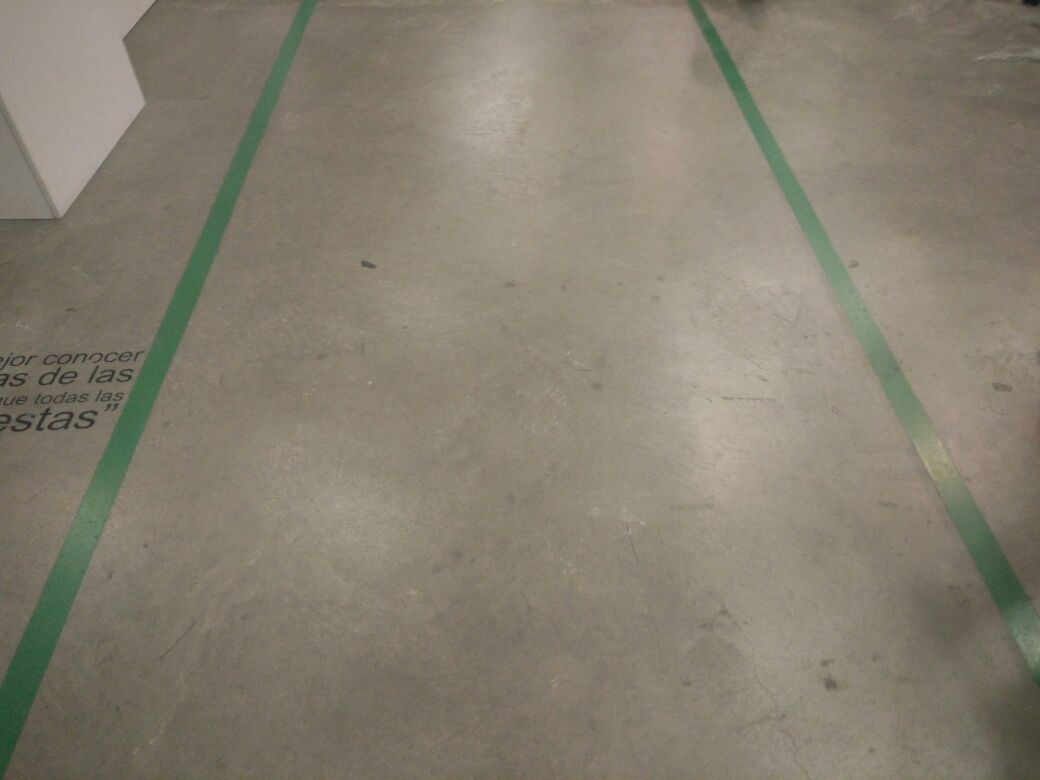
#> input picture 5.jpeg, 1040 x 780 px
$ python find_param_BGR.py
#> lines starting #> are read from the running program, lines starting #| are printed output that depends on the picture; after the words box and inside, x2 and y2 are one past the last pixel; in counts of white or black regions, pixels touching at a corner belong together
import cv2 as cv
import numpy as np

#Load image & create window
img = cv.imread('5.jpeg')
#> img is the input picture: shape (780, 1040, 3); mean B, G, R 111.7, 127.5, 133.6
cv.namedWindow('Parameters')


def nothing(x):
    pass

#On/Off switch for HSV
cv.createTrackbar('switch', 'Parameters',0,1,nothing)
#> slider 'switch' is set to 1

#Create trackbars for lower limits
cv.createTrackbar('B_lower', 'Parameters', 0,255, nothing)
#> slider 'B_lower' is set to 51
cv.createTrackbar('G_lower', 'Parameters', 0, 255, nothing)
#> slider 'G_lower' is set to 51
cv.createTrackbar('R_lower', 'Parameters', 0, 255, nothing)
#> slider 'R_lower' is set to 51

#Create trackbars or upper limits
cv.createTrackbar('B_upper', 'Parameters', 0,255, nothing)
#> slider 'B_upper' is set to 255
cv.createTrackbar('G_upper', 'Parameters', 0, 255, nothing)
#> slider 'G_upper' is set to 255
cv.createTrackbar('R_upper', 'Parameters', 0, 255, nothing)
#> slider 'R_upper' is set to 255

while(1):

    # Get trackbar positions for the five trackbars
    s1 = cv.getTrackbarPos('switch','Parameters')

    lowerBlue = cv.getTrackbarPos('B_lower', 'Parameters')
    lowerGreen = cv.getTrackbarPos('G_lower', 'Parameters')
    lowerRed = cv.getTrackbarPos('R_lower', 'Parameters')

    upperBlue = cv.getTrackbarPos('B_upper', 'Parameters')
    upperGreen = cv.getTrackbarPos('G_upper', 'Parameters')
    upperRed = cv.getTrackbarPos('R_upper', 'Parameters')

    if s1:
        lower = np.array([lowerBlue, lowerGreen, lowerRed], dtype = 'uint8')
        upper = np.array([upperBlue, upperGreen, upperRed], dtype = 'uint8')
        mask = cv.inRange(img, lower, upper)
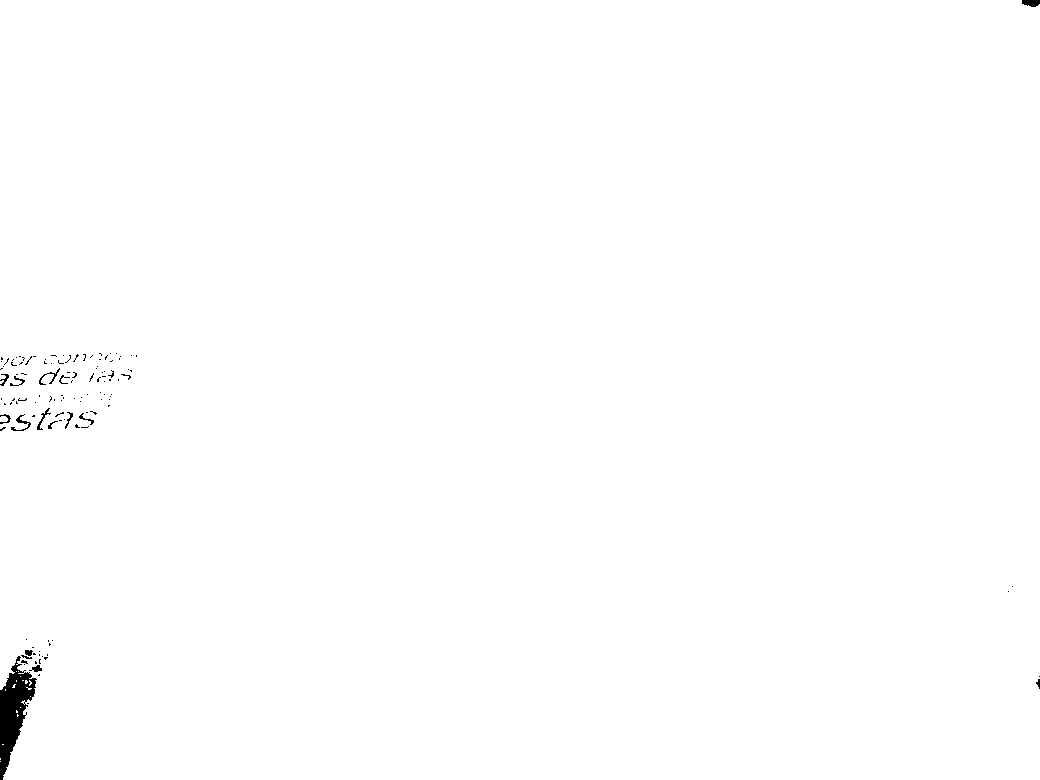
#> mask: shape (780, 1040); 99.6% white; 121 black regions (105 under 20 px), largest, box (x1, y1, x2, y2) and area: (0, 656, 37, 780) 2107, (1022, 0, 1040, 7) 102, (11, 414, 31, 431) 89
        out = cv.bitwise_and(img, img, mask=mask)
        cv.imshow('Parameters2', out)
        cv.imshow('Original', img)

    else:
        cv.imshow('Parameters', img)

    k = cv.waitKey(1) & 0xFF
#> (key Esc is pressed here)
    if k == 27:
        break


$ run again, with 1.jpeg copied over 5.jpeg
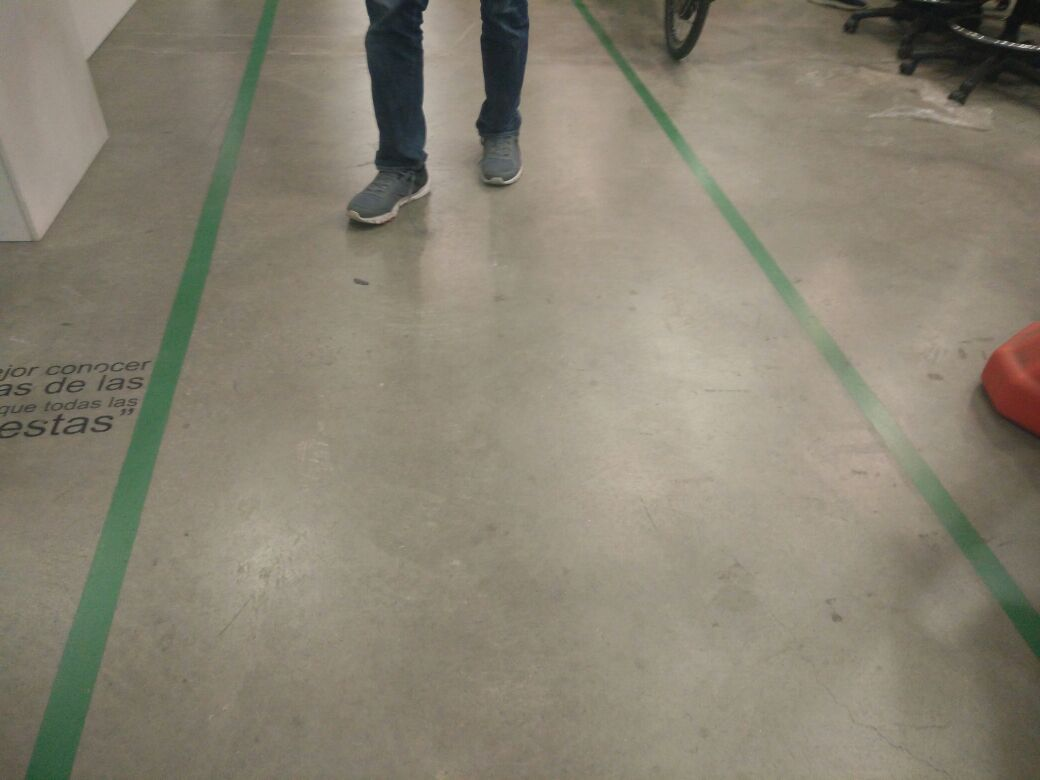
#> input picture 1.jpeg, 1040 x 780 px
#> img is the input picture: shape (780, 1040, 3); mean B, G, R 114.1, 130.1, 136
#> `mask = cv.inRange(img, lower, upper)`:
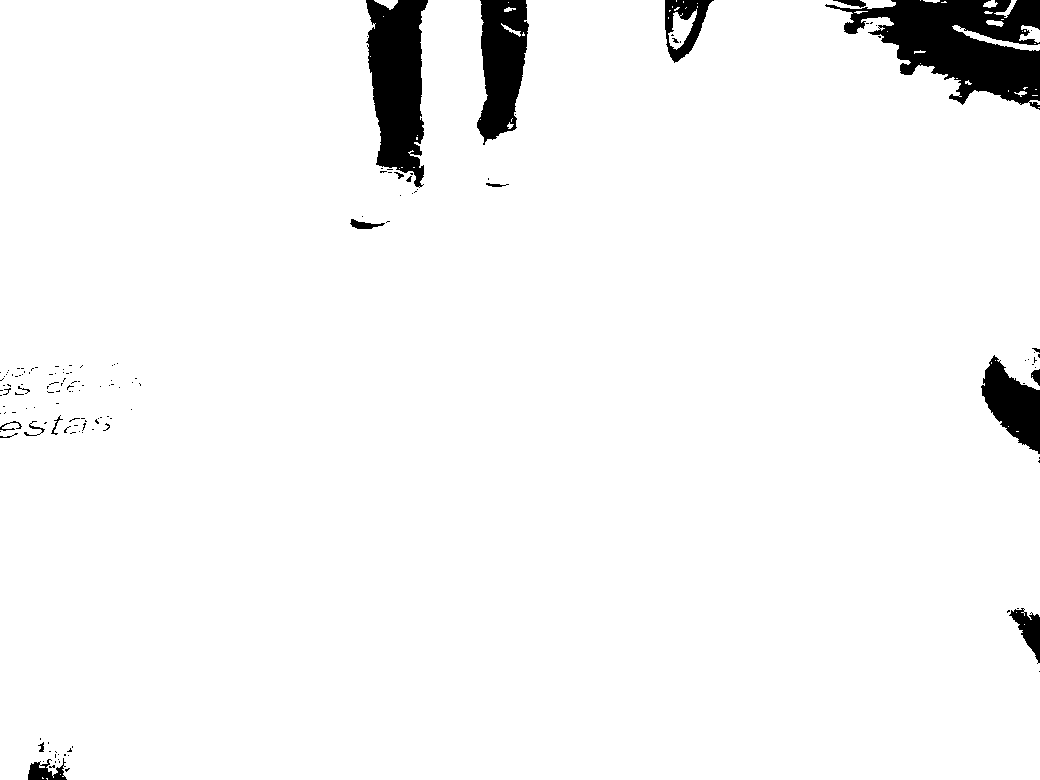
#> mask: shape (780, 1040); 96% white; 153 black regions (133 under 20 px), largest, box (x1, y1, x2, y2) and area: (825, 0, 1040, 110) 12362, (366, 0, 428, 188) 8126, (477, 0, 529, 145) 5252
#> `out = cv.bitwise_and(img, img, mask=mask)`:
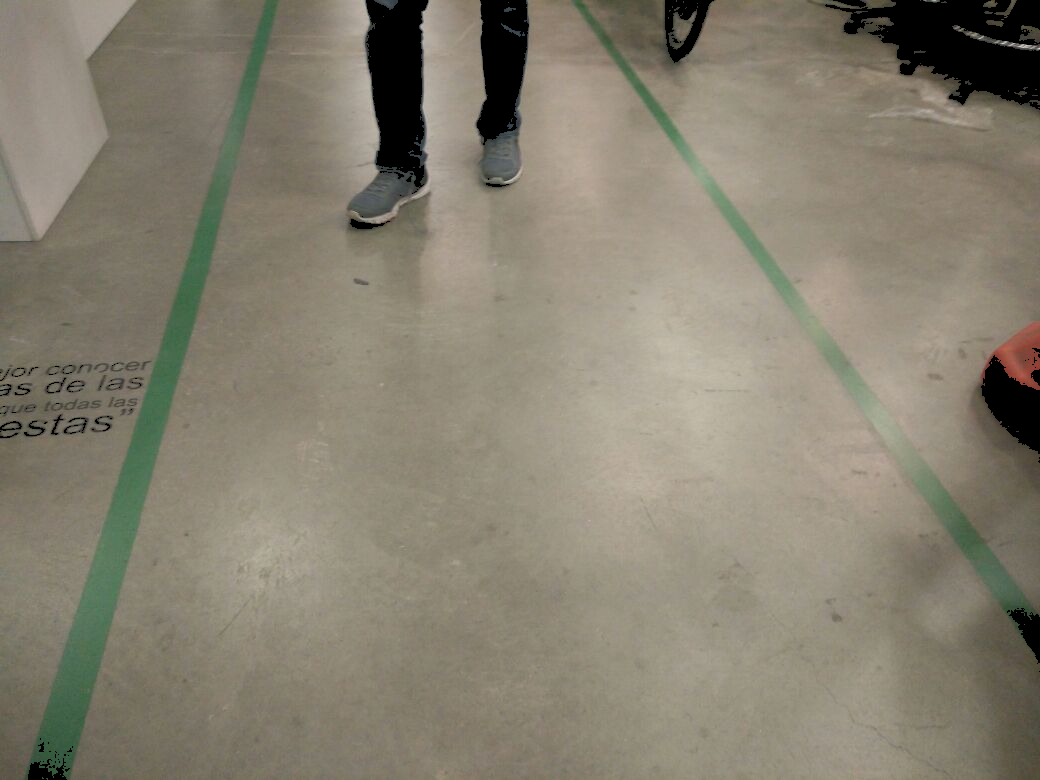
#> out: shape (780, 1040, 3); mean B, G, R 112.5, 128.4, 134.3

$ run again, with 2.jpeg copied over 5.jpeg
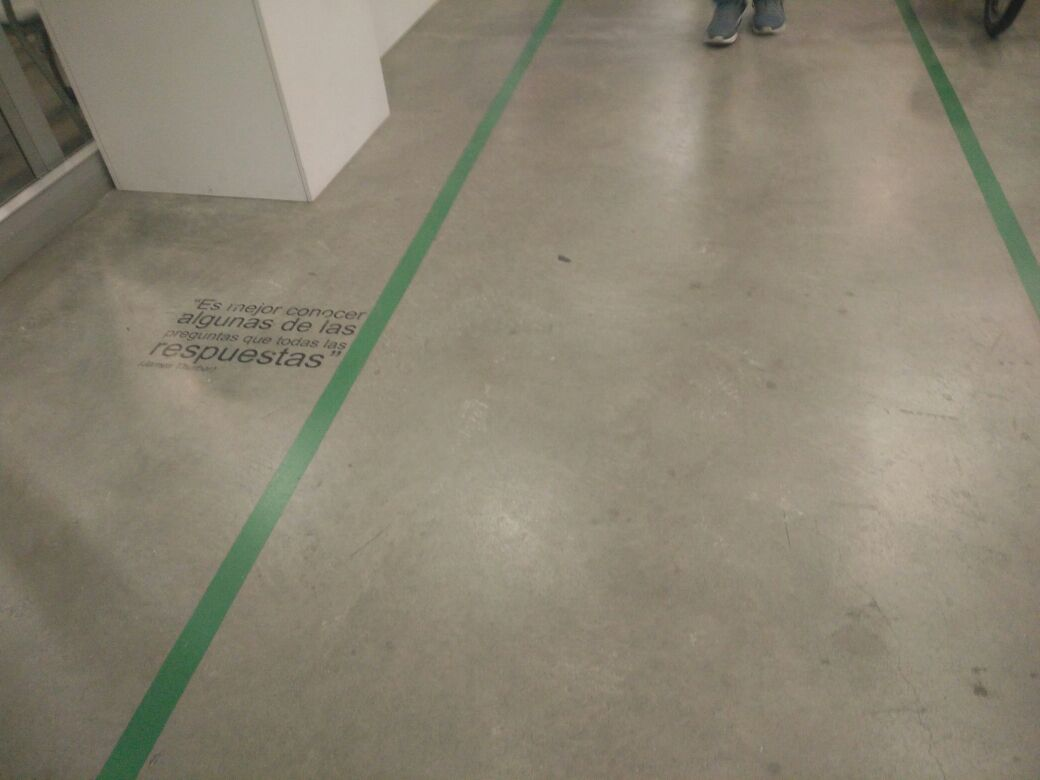
#> input picture 2.jpeg, 1040 x 780 px
#> img is the input picture: shape (780, 1040, 3); mean B, G, R 114.8, 131.9, 138.4
#> `mask = cv.inRange(img, lower, upper)`:
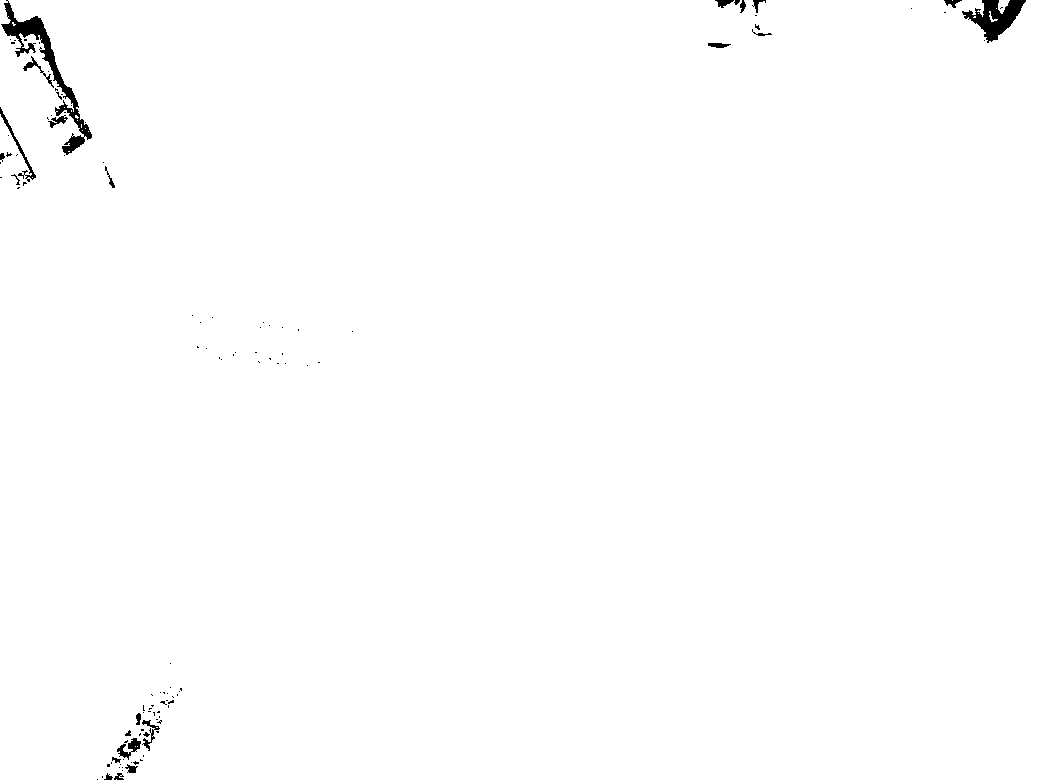
#> mask: shape (780, 1040); 99.4% white; 117 black regions (94 under 20 px), largest, box (x1, y1, x2, y2) and area: (1, 0, 92, 155) 2064, (962, 0, 1026, 43) 1240, (0, 107, 36, 182) 284

$ run again, with 3.jpeg copied over 5.jpeg
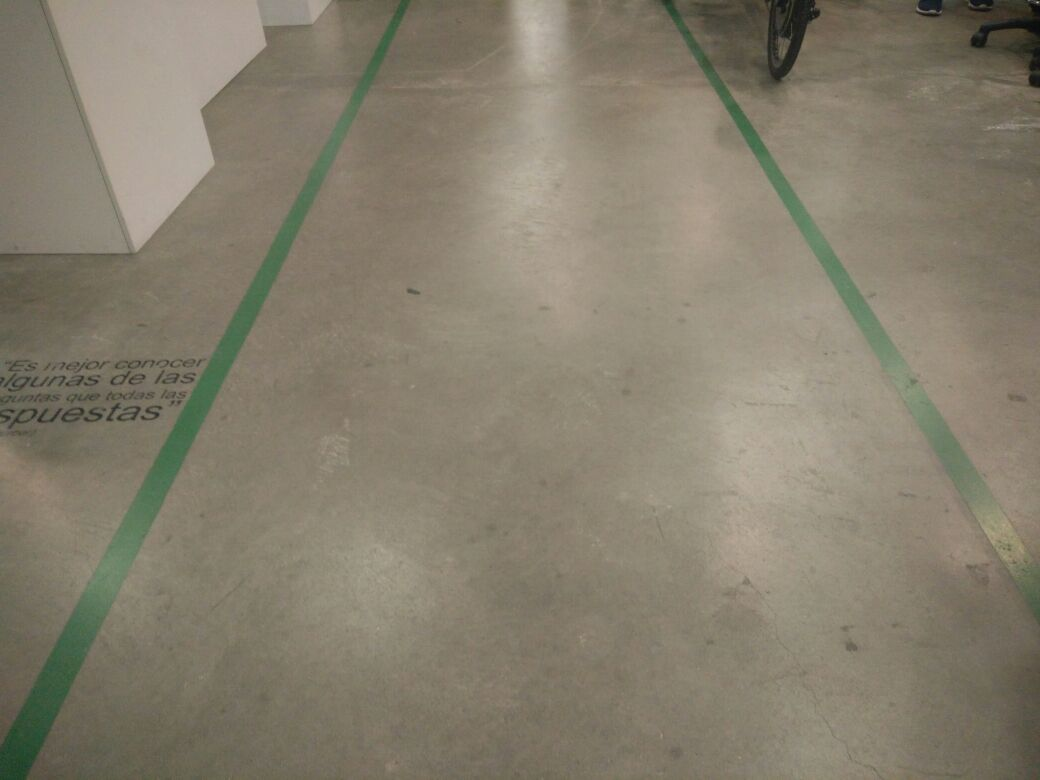
#> input picture 3.jpeg, 1040 x 780 px
#> img is the input picture: shape (780, 1040, 3); mean B, G, R 109.1, 126.1, 133.1
#> `mask = cv.inRange(img, lower, upper)`:
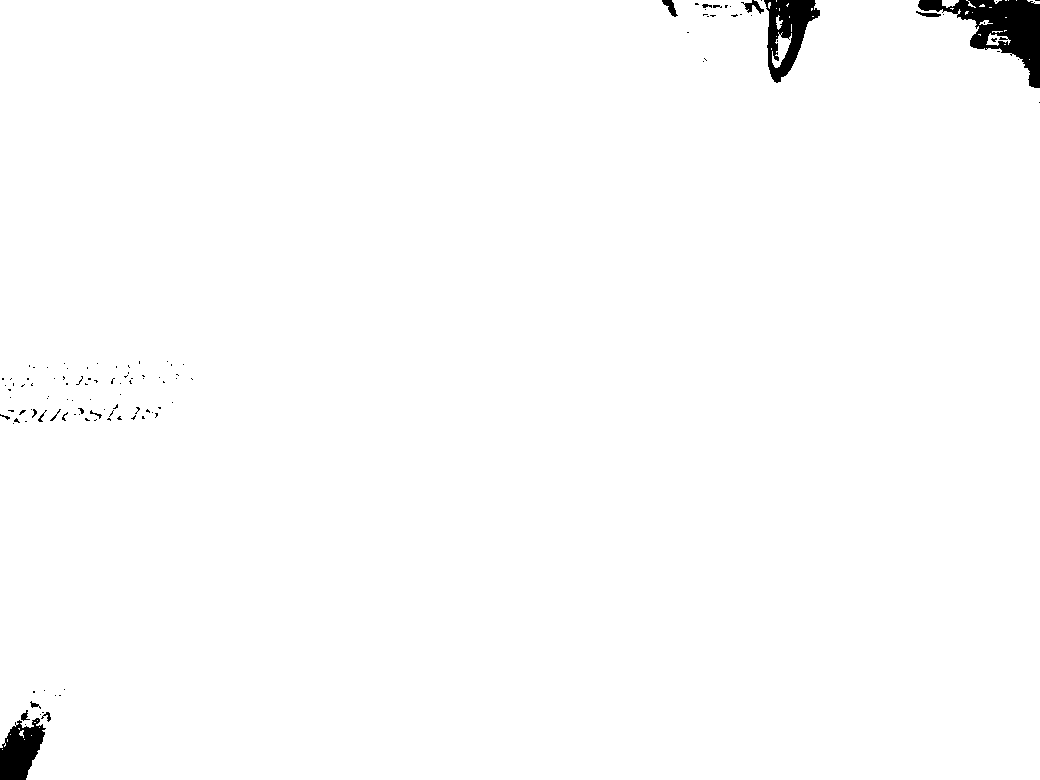
#> mask: shape (780, 1040); 98.8% white; 120 black regions (104 under 20 px), largest, box (x1, y1, x2, y2) and area: (918, 0, 1040, 88) 4193, (764, 0, 820, 83) 2351, (0, 718, 46, 780) 1832
